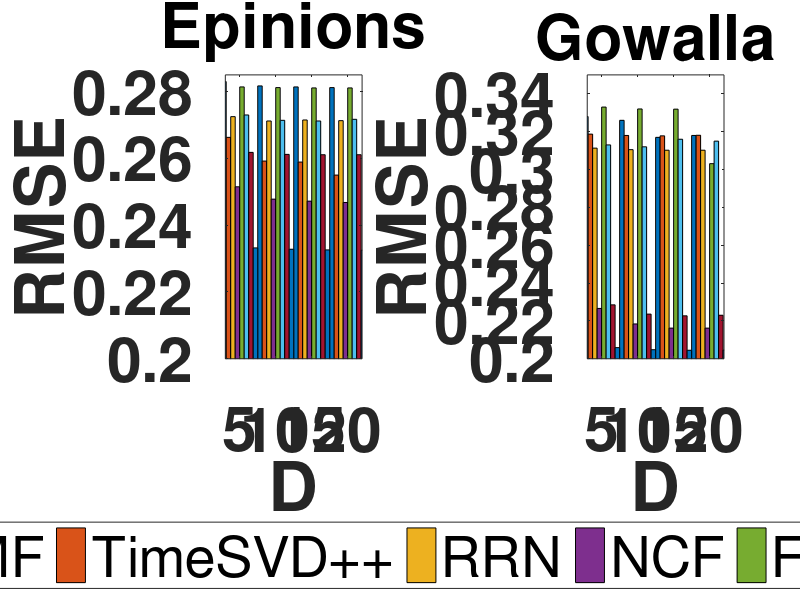

Reproduce this figure in MATLAB.
%Y = zeros(4,4);
Y1 = [0.283, 0.2663, 0.2725, 0.2515,0.2814, 0.273,0.2618,0.2332;
    0.2817,0.2592,0.2712,0.2478,0.2812,0.2714,0.2612,0.2328;
    0.2814,0.2589,0.2715,0.2472,0.2811,0.2712,0.2611,0.2326;
    0.2812,0.255,0.2713,0.2468,0.2811,0.2717,0.2611,0.2325];
Y2 = [0.328, 0.3187, 0.3113, 0.2266, 0.333, 0.313,0.2285,0.2059;
    0.326,0.318,0.3105,0.2184, 0.332,0.312,0.2236,0.2048;
    0.317,0.3178,0.3102,0.2162, 0.3319,0.316,0.2227,0.2045;
    0.318,0.3181,0.3102,0.2162,0.3031, 0.315,0.223,0.2046];
X = [5,10,15,20];

figure(1);
subplot(1,2,1);
h = bar(X,Y1,1);
set(get(h(1),'BaseLine'),'LineWidth',1,'LineStyle',':')
set(gca,'fontsize',45,'fontweight','bold')
axis([3, 22, 0.20, 0.285])
ylabel('RMSE')
xlabel('D')
title('Epinions','fontsize',45,'fontweight','bold')

subplot(1,2,2);
h = bar(X,Y2,1);
set(get(h(1),'BaseLine'),'LineWidth',1,'LineStyle',':')
set(gca,'fontsize',45,'fontweight','bold')
axis([3, 22, 0.20, 0.35])
ylabel('RMSE')
xlabel('D')
title('Gowalla','fontsize',45,'fontweight','bold');

h_leg = legend('PMF','TimeSVD++','RRN','NCF','FIP','ELJP','NJM-F','NJM','Location','SouthOutside');
set(h_leg,'Orientation','horizon')

%colorbar;
%set(h_leg,'position',[0.128045039392037 0.924910084879874 0.160714285714286 0.0555555555555556]);

